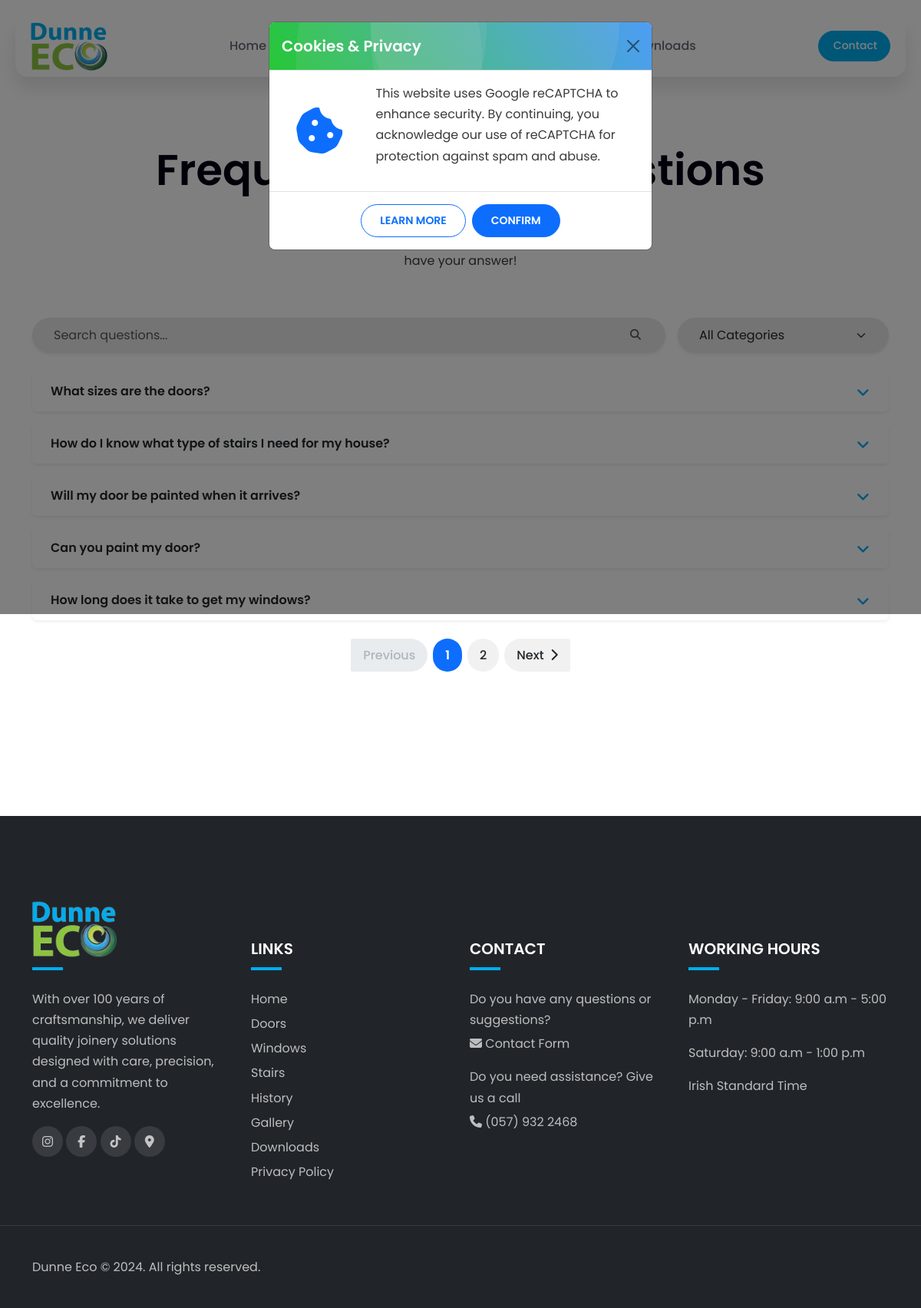
Page /faq/ on the earlier database version.
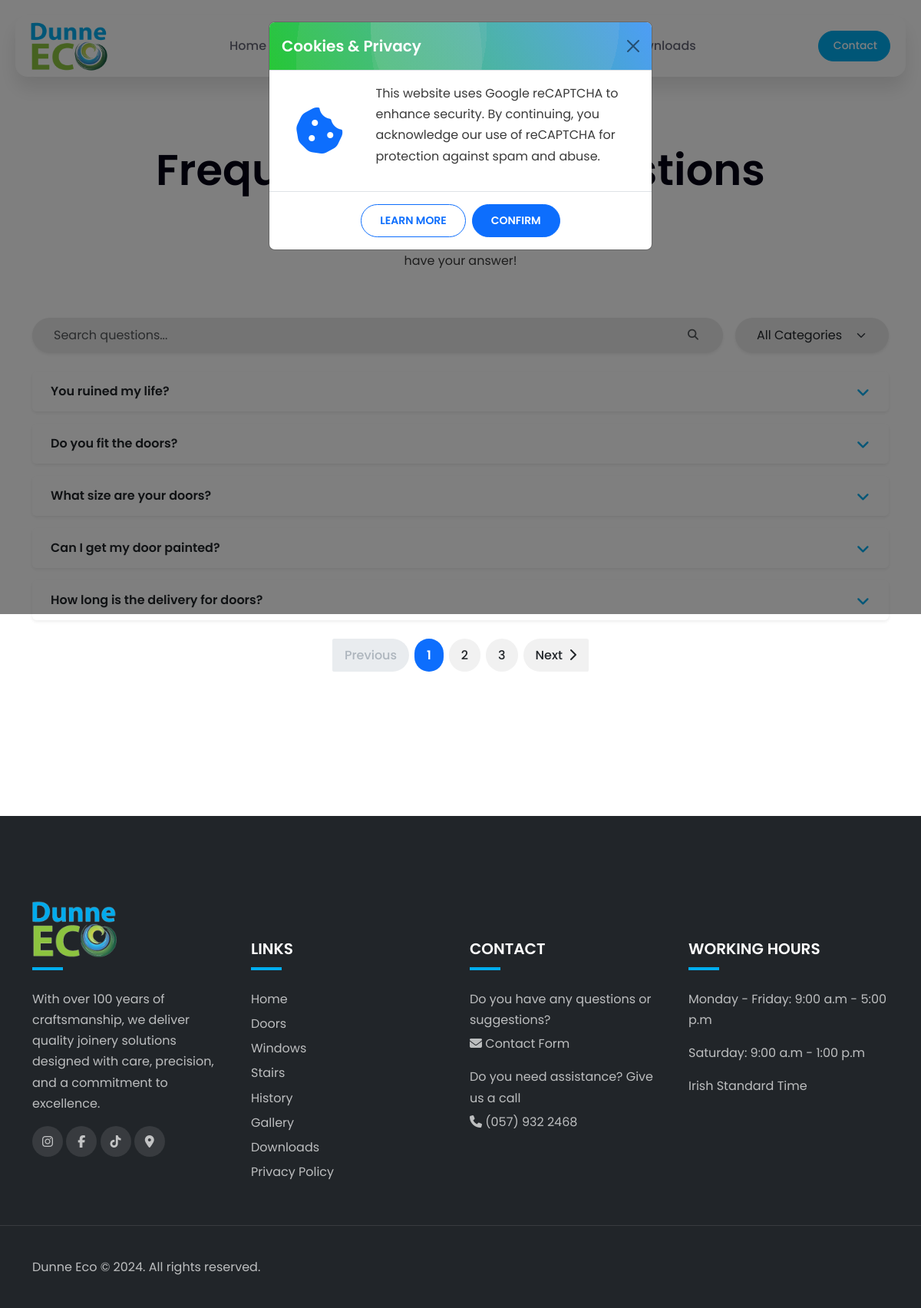
Same page on the later database version.
### faq/models.py (models this page shows, shortened)
class FAQ(models.Model):
    category = models.ForeignKey(
            Category,
            on_delete=models.CASCADE,
            related_name='faqs'
        )
    question = models.CharField(max_length=255)
    answer = models.TextField()
    published = models.BooleanField(default=True)
    created_at = models.DateTimeField(auto_now_add=True)
    class Meta:
        ordering = ['-created_at']

### faq/views.py (the view)
# urls.py: path('', views.faq_list, name='faq_list'),
def faq_list(request):
    query = request.GET.get('q')
    selected_category = request.GET.get('category')
    faqs = FAQ.objects.filter(published=True)
    if selected_category:
        faqs = faqs.filter(category__slug=selected_category)
    if query and query.lower() != "none":
        faqs = faqs.filter(
            Q(question__icontains=query) | Q(answer__icontains=query)
        )
    else:
        query = ""  # clean up 'None' string from query param
    paginator = Paginator(faqs, 5)
    page_number = request.GET.get('page')
    page_obj = paginator.get_page(page_number)
    categories = Category.objects.all()
    context = {
        'page_obj': page_obj,
        'categories': categories,
        'selected_category': selected_category,
        'query': query,
    }
    return render(request, 'faq/faq_list.html', context)

### faq/templates/faq/faq_list.html (shortened to what this page needs)
{% extends 'base.html' %}
{% load static %}
{% block extra_css %}
<link rel="stylesheet" href="{% static 'faq/css/faq.css' %}">
{% endblock %}
{% block content %}
<section id="faq-section" class="section-padding">
    <div class="container my-5">
        <div class="row">
            <div class="col-12 text-center">
                <div class="section-title">
                    <h1 id="faqHeading" class="display-4 fw-semibold">Frequently Asked Questions</h1>
                    <p class="section-subtitle">Something you would like to ask us? Maybe we might already have your answer!</p>
                </div>
            </div>
        </div>
        <form method="get" class="mb-4 d-flex flex-column flex-md-row align-items-md-center gap-3">
            <div class="px-3 py-1 rounded-pill flex-grow-1 d-flex align-items-center shadow-sm position-relative" style="min-height: 46px; background-color: #E8E8E8;">
                <input
                    id="faq-search-input"
                    type="text"
                    name="q"
                    class="form-control border-0 bg-transparent shadow-none"
                    style="padding-right: 68px;"
                    placeholder="Search questions..."
                    value="{{ request.GET.q|default_if_none:'' }}"
                    aria-label="Search FAQs"
                >
                <button class="btn border-0 bg-transparent position-absolute end-0 ps-0 me-2" type="submit">
                    <i class="fas fa-search text-muted"></i>
                </button>
            </div>
            <div class="px-3 py-1 rounded-pill flex-grow-0 d-flex align-items-center shadow-sm"
                style="min-height: 46px; min-width: 200px; background-color: #E8E8E8;">
                <select id="category-dropdown" class="form-select border-0 bg-transparent shadow-none"
                    aria-label="Filter by category">
                    <option value="{% url 'faq:faq_list' %}" {% if not category %}selected{% endif %}>
                        All Categories
                    </option>
                </select>
            </div>
        </form>
        <div class="accordion custom-accordion" id="faqAccordion" aria-labelledby="faqHeading">
            {% for faq in page_obj %}
            <div class="accordion-item border-0 mb-3 shadow-sm rounded overflow-hidden">
                <h2 class="accordion-header" id="heading{{ forloop.counter }}">
                    <button class="accordion-button collapsed text-dark bg-white fw-semibold px-4 py-3"
                            type="button"
                            data-bs-toggle="collapse"
                            data-bs-target="#collapse{{ forloop.counter }}"
                            aria-expanded="false"
                            aria-controls="collapse{{ forloop.counter }}">
                        {{ faq.question }}
                    </button>
                </h2>
            </div>
            {% endfor %}
        </div>
        <nav aria-label="FAQ pagination">
            <ul class="pagination justify-content-center mt-4">
                {% with base_query="" %}
                    {% if page_obj.has_previous %}
                        <li class="page-item">
                            <a class="page-link" href="?page={{ page_obj.previous_page_number }}{{ base_query }}">
                                <i class="fas fa-chevron-left me-1"></i> Previous
                            </a>
                        </li>
                    {% else %}
                        <li class="page-item disabled"><span class="page-link">Previous</span></li>
                    {% endif %}
                    {% for num in page_obj.paginator.page_range %}
                        {% if num >= page_obj.number|add:"-1" and num <= page_obj.number|add:"1" %}
                            <li class="page-item {% if page_obj.number == num %}active{% endif %}">
                                <a class="page-link" href="?page={{ num }}{{ base_query }}">{{ num }}</a>
                            </li>
                        {% elif num == 1 or num == page_obj.paginator.num_pages %}
                            <li class="page-item d-none d-sm-inline {% if page_obj.number == num %}active{% endif %}">
                                <a class="page-link" href="?page={{ num }}{{ base_query }}">{{ num }}</a>
                            </li>
                        {% elif num == page_obj.number|add:"-2" or num == page_obj.number|add:"2" %}
                            <li class="page-item disabled d-none d-md-inline"><span class="page-link">…</span></li>
                        {% endif %}
                    {% endfor %}
                    {% if page_obj.has_next %}
                        <li class="page-item">
                            <a class="page-link" href="?page={{ page_obj.next_page_number }}{{ base_query }}">
                                Next <i class="fas fa-chevron-right ms-1"></i>
                            </a>
                        </li>
                    {% else %}
                        <li class="page-item disabled"><span class="page-link">Next</span></li>
                    {% endif %}
                {% endwith %}
            </ul>
        </nav>
    </div>
</section>
{% endblock %}

### templates/base.html (shortened to what this page needs)
{% load static %}
<!DOCTYPE html>
<html lang="en">
<head>
    {% block corecss %}
    <link rel="stylesheet" href="https://cdn.jsdelivr.net/npm/bootstrap@5.3.3/dist/css/bootstrap.min.css"
        media="print" onload="this.media='all'">
    <link rel="stylesheet" href="https://cdn.jsdelivr.net/npm/remixicon@4.5.0/fonts/remixicon.css"
        media="print" onload="this.media='all'">
    <link rel="stylesheet" href="https://cdn.jsdelivr.net/npm/aos/dist/aos.min.css">
    <link rel="stylesheet" href="https://cdn.jsdelivr.net/npm/@fancyapps/ui@5.0/dist/fancybox/fancybox.css"
        media="print" onload="this.media='all'">
    <link rel="stylesheet" href="{% static 'css/base.css' %}">
    {% endblock %}
    {% block extra_css %}
    {% endblock %}
</head>
<body>
    <header>
        <nav class="navbar navbar-expand-lg fixed-top">
            <div class="container-fluid nav-container">
              <a class="navbar-brand" href="{% url 'home' %}">
                <img class="site-logo d-none d-lg-block" src="{{ MEDIA_URL }}base/dunneeco-logo.png"
                        alt="Dunne Eco Logo">
              </a>
              <div class="collapse navbar-collapse p-3" id="navbarNav">
                <ul class="navbar-nav justify-content-center flex-grow-1">
                    <li class="nav-item">
                        <a class="nav-link mx-lg-2 {% block home_active %}{% endblock %}" aria-current="page" href="{% url 'home' %}">Home</a>
                    </li>
                    <li class="nav-item">
                        <a class="nav-link mx-lg-2 {% block doors_active %}{% endblock %}" href="{% url 'doors' %}">Doors</a>
                    </li>
                    <li class="nav-item">
                        <a class="nav-link mx-lg-2 {% block windows_active %}{% endblock %}" href="{% url 'windows' %}">Windows</a>
                    </li>
                    <li class="nav-item">
                        <a class="nav-link mx-lg-2 {% block stairs_active %}{% endblock %}" href="{% url 'stairs' %}">Stairs</a>
                    </li>
                    <li class="nav-item">
                        <a class="nav-link mx-lg-2 {% block history_active %}{% endblock %}" href="{% url 'history' %}">History</a>
                    </li>
                    <li class="nav-item">
                        <a class="nav-link mx-lg-2 {% block gallery_active %}{% endblock %}" href="{% url 'gallery:gallery' %}">Gallery</a>
                    </li>
                    <li class="nav-item">
                        <a class="nav-link mx-lg-2 {% block downloads_active %}{% endblock %}" href="{% url 'downloads-list' %}">Downloads</a>
                    </li>
                </ul>
              </div>
              <a href="{% url 'contact-form' %}" class="contact-btn ms-auto pe-3 d-none d-lg-block">Contact</a>
            </div>
          </nav>
    </header>
    <div class="modal fade" id="cookieConsentModal" tabindex="-1" aria-labelledby="cookieConsentLabel" aria-hidden="true" data-bs-backdrop="static" data-bs-keyboard="false">
        <div class="modal-dialog" data-aos="fade-down" data-aos-delay="50">
            <div class="modal-content">
                <div class="cookie-modal-header modal-header text-white">
                    <h5 class="modal-title text-white" id="cookieConsentLabel">Cookies & Privacy</h5>
                    <button type="button" class="btn-close" id="closeModal" aria-label="Close"></button>
                </div>
                <div class="modal-body">
                    <div class="row">
                        <div class="col-3 d-flex align-items-center justify-content-center">
                            <i class="fas fa-cookie-bite fa-4x text-primary"></i>
                        </div>
                        <div class="col-9">
                            <p>
                                This website uses Google reCAPTCHA to enhance security. By continuing, you acknowledge our use of reCAPTCHA for protection against spam and abuse.
                            </p>
                        </div>
                    </div>
                </div>
                <div class="cookie-modal-footer modal-footer">
                    <a href="{% url 'privacy-policy' %}" class="btn btn-outline-primary" id="privacyPolicyButton">Learn More</a>
                    <button type="button" class="btn btn-primary" id="confirmCookies">Confirm</button>
                </div>
            </div>
        </div>
    </div>
    <main>
        {% block content %}
        {% endblock %}
    </main>
     <footer class="bg-dark">
        <div class="footer-top">
            <div class="container">
                <div class="footer-content row gy-5">
                    <div class="col-lg-3 col-sm-6">
                        <a href="#"><img class="site-logo-footer" src="{{ MEDIA_URL }}base/dunneeco-logo.png" loading="lazy" alt="Dunne Eco Logo"></a>
                        <div class="line"></div>
                        <p>With over 100 years of craftsmanship, we deliver quality joinery solutions designed with care, precision, and a commitment to excellence.</p>
                        <div class="social-icons">
                            <a href="https://www.instagram.com/dunneeco/" target="_blank"><i class="fa-brands fa-instagram"></i></a>
                            <a href="https://www.facebook.com/dunneeco/" target="_blank"><i class="fa-brands fa-facebook-f"></i></a>
                            <a href="https://www.tiktok.com/@dunneeco" target="_blank"><i class="fa-brands fa-tiktok"></i></a>
                            <a href="https://maps.app.goo.gl/hQtwXvQ9c62aXJ9s8" target="_blank"><i class="fa-solid fa-location-dot"></i></a>
                        </div>
                    </div>
                    <div class="col-lg-3 col-sm-6">
                        <h5 class="mb-0 text-white">LINKS</h5>
                        <div class="line"></div>
                        <ul class="footer-site-links">
                            <li><a href="{% url 'home' %}">Home</a></li>
                            <li><a href="{% url 'doors' %}">Doors</a></li>
                            <li><a href="{% url 'windows' %}">Windows</a></li>
                            <li><a href="{% url 'stairs' %}">Stairs</a></li>
                            <li><a href="{% url 'history' %}">History</a></li>
                            <li><a href="{% url 'gallery:gallery' %}">Gallery</a></li>
                            <li><a href="{% url 'downloads-list' %}">Downloads</a></li>
                            <li><a href="{% url 'privacy-policy' %}">Privacy Policy</a></li>
                        </ul>
                    </div>
                    <div class="col-lg-3 col-sm-6">
                        <h5 class="mb-0 text-white">CONTACT</h5>
                        <div class="line"></div>
                        <ul>
                            <li class="mb-3">
                              <p class="mb-1">Do you have any questions or suggestions?</p>
                              <span class="contact-info"><i class="fas fa-envelope"></i>
                                <a href="{% url 'contact-form' %}" aria-label="contact form link">Contact
                                  Form</a></span>
                            </li>
                            <li class="mb-3">
                              <p class="mb-1">Do you need assistance? Give us a call</p>
                              <span class="contact-info"><i class="fas fa-phone"></i>
                                <a href="tel:0579322468">(057) 932 2468</a></span>
                            </li>
                          </ul>
                    </div>
                    <div class="col-lg-3 col-sm-6">
                        <h5 class="mb-0 text-white">WORKING HOURS</h5>
                        <div class="line"></div>
                        <ul>
                            <li class="mb-3">
                              <p>Monday - Friday: <span class="open-hours">9:00 a.m - 5:00 p.m</span></p>
                            </li>
                            <li class="mb-3">
                              <p>Saturday: <span class="open-hours">9:00 a.m - 1:00 p.m</span></p>
                            </li>
                            <li class="mb-3">
                              <p>Irish Standard Time</p>
                            </li>
                        </ul>
                    </div>
                </div>
            </div>
        </div>
        <div class="footer-bottom">
            <div class="container">
                <div class="row g-4 justify-content-between">
                    <div class="col-auto">
                        <p class="mb-0">Dunne Eco © 2024. All rights reserved.</p>
                    </div>
                </div>
            </div>
        </div>
     </footer>
</body>
</html>

### faq/templates/faq/includes/pagination_seo_links.html (shortened to what this page needs)
{% load query_helpers %}

Differences in the rows shown:
no longer on this page (row edited): FAQ: question "What sizes are the doors?"
no longer on this page (row edited): FAQ: question "How do I know what type of stairs I need for my house?"
no longer on this page (row edited): FAQ: question "Will my door be painted when it arrives?"
no longer on this page (row edited): FAQ: question "Can you paint my door?"
no longer on this page (row edited): FAQ: question "How long does it take to get my windows?"
added FAQ: question "You ruined my life?"
added FAQ: question "Do you fit the doors?"
added FAQ: question "What size are your doors?"
added FAQ: question "Can I get my door painted?"
added FAQ: question "How long is the delivery for doors?"
Other differences:
new list line: "3"
